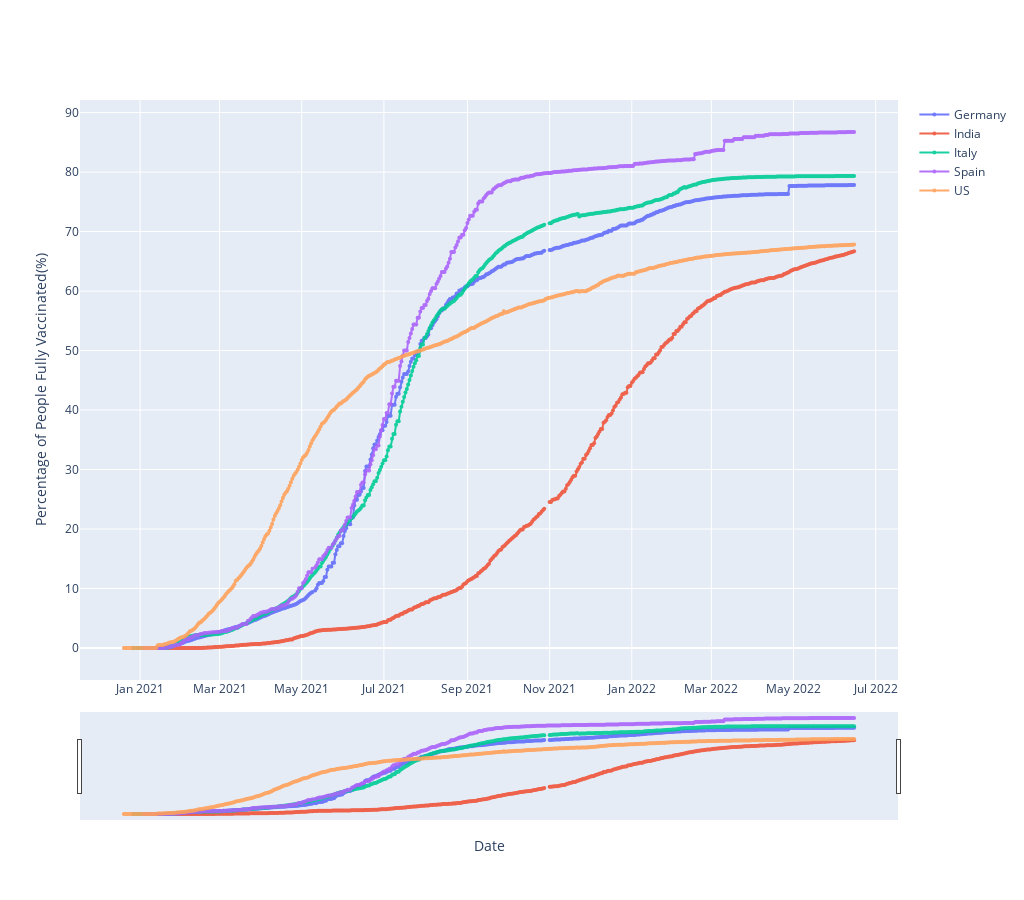

Notebook code for this chart:
### Code cell
fig = go.Figure()
## defines how to plot the individual trace
for each in country_list:
    fig.add_trace(go.Scatter(x=final_plot_fully_Vaccinated.date.iloc[:-1],
                                y=final_plot_fully_Vaccinated[each],
                                mode='markers+lines',
                                opacity=0.9,
                                line_width=2,
                                marker_size=4, 
                                name=each
                                 )
                     )

## defines the overall layout properties
fig.update_layout(
    width=1024,
    height=900,
    xaxis_title="Date",
    yaxis_title="Percentage of People Fully Vaccinated(%)",
    hovermode='x',
    
)
#fig.update_yaxes(type="log",range=[1.1,5.5])


fig.update_layout(xaxis_rangeslider_visible=True)
#fig.show(renderer='chrome')
fig.show()

### Figure 1 — Plotly figure (JSON) as saved in the notebook; plotly's stock layout.template omitted (floating-point values rounded to 4 significant figures; data arrays with more than 128 entries replaced by an {"elided": "..."} marker saying what was removed)
{"data": [{"line": {"width": 2}, "marker": {"size": 4}, "mode": "markers+lines", "name": "Germany", "opacity": 0.9, "type": "scatter", "x": {"elided": "543 str values"}, "y": {"elided": "544 float values"}}, {"line": {"width": 2}, "marker": {"size": 4}, "mode": "markers+lines", "name": "India", "opacity": 0.9, "type": "scatter", "x": {"elided": "543 str values"}, "y": {"elided": "544 float values"}}, {"line": {"width": 2}, "marker": {"size": 4}, "mode": "markers+lines", "name": "Italy", "opacity": 0.9, "type": "scatter", "x": {"elided": "543 str values"}, "y": {"elided": "544 float values"}}, {"line": {"width": 2}, "marker": {"size": 4}, "mode": "markers+lines", "name": "Spain", "opacity": 0.9, "type": "scatter", "x": {"elided": "543 str values"}, "y": {"elided": "544 float values"}}, {"line": {"width": 2}, "marker": {"size": 4}, "mode": "markers+lines", "name": "US", "opacity": 0.9, "type": "scatter", "x": {"elided": "543 str values"}, "y": {"elided": "544 float values"}}], "layout": {"height": 900, "hovermode": "x", "width": 1024, "xaxis": {"rangeslider": {"visible": true}, "title": {"text": "Date"}}, "yaxis": {"title": {"text": "Percentage of People Fully Vaccinated(%)"}}}}
